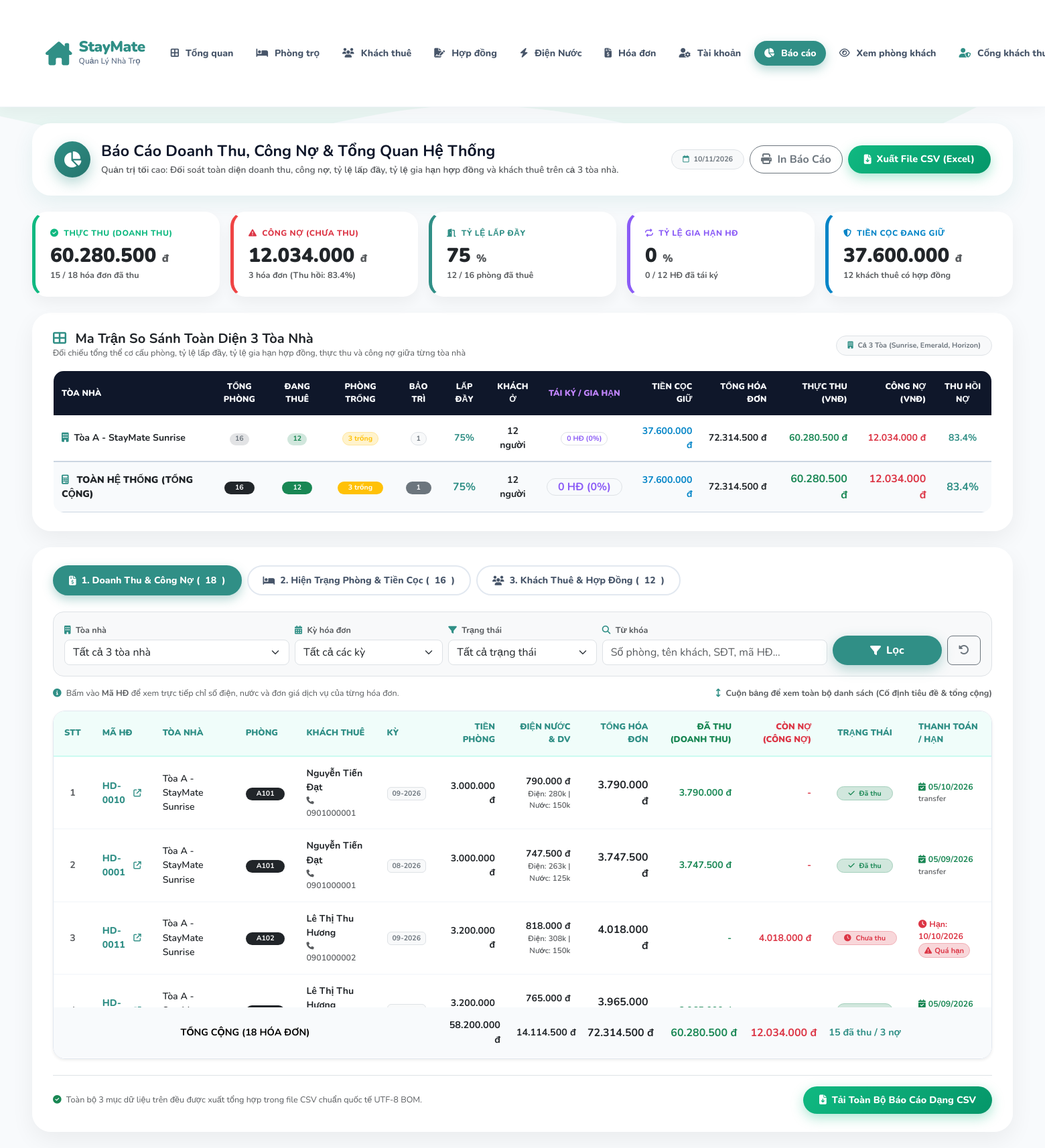
Page /index.php?route=reports_csv (signed in) on the committed database.
### tables this page shows
CREATE TABLE `invoices` (
  `id` int NOT NULL AUTO_INCREMENT,
  `room_id` int NOT NULL,
  `contract_id` int NOT NULL,
  `month_year` varchar(7) NOT NULL,
  `room_price` decimal(10,2) DEFAULT '0.00',
  `electric_amount` decimal(10,2) DEFAULT '0.00',
  `water_amount` decimal(10,2) DEFAULT '0.00',
  `service_fee` decimal(10,2) DEFAULT '0.00',
  `total_amount` decimal(10,2) NOT NULL,
  `status` enum('unpaid','paid') DEFAULT 'unpaid',
  `due_date` date DEFAULT NULL,
  `paid_at` datetime DEFAULT NULL,
  `payment_method` varchar(20) DEFAULT NULL,
  `payment_note` varchar(255) DEFAULT NULL,
  `created_at` timestamp NULL DEFAULT CURRENT_TIMESTAMP,
  PRIMARY KEY (`id`),
  UNIQUE KEY `unique_invoice_month` (`room_id`,`month_year`),
  KEY `idx_invoices_contract` (`contract_id`),
  CONSTRAINT `fk_invoices_contract` FOREIGN KEY (`contract_id`) REFERENCES `contracts` (`id`),
  CONSTRAINT `fk_invoices_room` FOREIGN KEY (`room_id`) REFERENCES `rooms` (`id`)
);

CREATE TABLE `buildings` (
  `id` int NOT NULL AUTO_INCREMENT,
  `name` varchar(100) NOT NULL,
  `address` varchar(255) NOT NULL,
  `manager_id` int DEFAULT NULL,
  `created_at` timestamp NULL DEFAULT CURRENT_TIMESTAMP,
  PRIMARY KEY (`id`)
);

CREATE TABLE `rooms` (
  `id` int NOT NULL AUTO_INCREMENT,
  `building_id` int DEFAULT NULL,
  `room_number` varchar(20) NOT NULL,
  `price` decimal(10,2) NOT NULL,
  `status` varchar(20) DEFAULT 'available',
  `description` text,
  `created_at` timestamp NULL DEFAULT CURRENT_TIMESTAMP,
  PRIMARY KEY (`id`),
  UNIQUE KEY `room_number` (`room_number`),
  KEY `idx_rooms_building` (`building_id`),
  CONSTRAINT `fk_rooms_building` FOREIGN KEY (`building_id`) REFERENCES `buildings` (`id`) ON DELETE SET NULL
);

CREATE TABLE `users` (
  `id` int NOT NULL AUTO_INCREMENT,
  `username` varchar(50) NOT NULL,
  `password` varchar(255) NOT NULL,
  `full_name` varchar(100) NOT NULL,
  `phone` varchar(20) NOT NULL,
  `cccd` varchar(20) DEFAULT NULL,
  `birthday` date DEFAULT NULL,
  `gender` varchar(10) DEFAULT 'Nam',
  `email` varchar(100) NOT NULL,
  `occupation` varchar(100) DEFAULT NULL,
  `hometown` varchar(255) DEFAULT NULL,
  `emergency_contact` varchar(100) DEFAULT NULL,
  `status` varchar(50) DEFAULT 'Đang thuê',
  `roommate_name` varchar(100) DEFAULT NULL,
  `roommate_phone` varchar(20) DEFAULT NULL,
  `role` enum('admin','landlord','tenant','manager') NOT NULL DEFAULT 'tenant',
  `preferred_room_id` int DEFAULT NULL,
  `created_at` timestamp NULL DEFAULT CURRENT_TIMESTAMP,
  PRIMARY KEY (`id`),
  UNIQUE KEY `username` (`username`),
  UNIQUE KEY `email` (`email`)
);

### app/views/reports/csv.php (the view, shortened to what the rows shown need)
<!DOCTYPE html>
<html lang="vi">
<head>
    <link href="https://cdn.jsdelivr.net/npm/bootstrap@5.3.0/dist/css/bootstrap.min.css" rel="stylesheet">
    <link rel="stylesheet" href="https://cdnjs.cloudflare.com/ajax/libs/font-awesome/6.4.0/css/all.min.css">
</head>
<body>
    <div class="container-fluid px-3 px-xl-5 py-4">
        <div class="section-box mb-4">
            <div class="table-responsive">
                <table class="table matrix-table align-middle text-center mb-0 border rounded-4 overflow-hidden">
                    <thead>
                        <tr>
                            <th class="text-start" style="min-width: 200px;">Tòa Nhà</th>
                            <th>Tổng Phòng</th>
                            <th>Đang Thuê</th>
                            <th>Phòng Trống</th>
                            <th>Bảo Trì</th>
                            <th>Lấp Đầy</th>
                            <th>Khách Ở</th>
                            <th class="text-center" style="color: #c084fc;">Tái Ký / Gia Hạn</th>
                            <th class="text-end">Tiền Cọc Giữ</th>
                            <th class="text-end">Tổng Hóa Đơn</th>
                            <th class="text-end">Thực Thu (VNĐ)</th>
                            <th class="text-end">Công Nợ (VNĐ)</th>
                            <th class="text-center">Thu Hồi Nợ</th>
                        </tr>
                    </thead>
                </table>
            </div>
        </div>
        <div class="section-box">
            <div class="tab-content" id="reportTabsContent">
                <div class="tab-pane fade show active" id="tabInvoices" role="tabpanel" style="display: block;">
                    <div class="table-responsive table-scroll-container shadow-sm mb-3">
                        <table class="table table-hover table-custom align-middle mb-0" id="invoicesReportTable">
                            <thead>
                                <tr>
                                    <th class="text-center" style="width: 50px;">STT</th>
                                    <th>Mã HĐ</th>
                                    <th>Tòa Nhà</th>
                                    <th>Phòng</th>
                                    <th>Khách Thuê</th>
                                    <th>Kỳ</th>
                                    <th class="text-end">Tiền Phòng</th>
                                    <th class="text-end">Điện Nước & DV</th>
                                    <th class="text-end">Tổng Hóa Đơn</th>
                                    <th class="text-end text-success">Đã Thu (Doanh Thu)</th>
                                    <th class="text-end text-danger">Còn Nợ (Công Nợ)</th>
                                    <th class="text-center">Trạng Thái</th>
                                    <th>Thanh Toán / Hạn</th>
                                </tr>
                            </thead>
                            <tbody>
                                <?php if (!empty($invoiceRows)): ?>
                                    <?php
                                    $idx = 1;
                                    foreach ($invoiceRows as $r):
                                        $isPaid = $r['status'] === 'paid';
                                        $paid = $isPaid ? (float)$r['total_amount'] : 0;
                                        $debt = !$isPaid ? (float)$r['total_amount'] : 0;
                                        $roomPrice = (float)$r['computed_room'];
                                        $serviceTotal = (float)$r['computed_util'];
                                        $dueDate = $r['due_date'];
                                        $isOverdue = !$isPaid && ($dueDate < date('Y-m-d'));
                                        $bldName = $r['building_name'] ?? ('Tòa ' . substr($r['room_number'], 0, 1));
                                        $bldCode = substr($r['room_number'], 0, 1);
                                    ?>
                                        <tr class="invoice-row"
                                            data-building="<?= htmlspecialchars($bldName) ?>"
                                            data-building-code="<?= htmlspecialchars($bldCode) ?>"
                                            data-month="<?= htmlspecialchars($r['month_year']) ?>"
                                            data-status="<?= $r['status'] ?>"
                                            data-amount="<?= (float)$r['total_amount'] ?>"
                                            data-room-price="<?= (float)$roomPrice ?>"
                                            data-util-price="<?= (float)$serviceTotal ?>"
                                            data-paid="<?= $paid ?>"
                                            data-debt="<?= $debt ?>"
                                            data-keyword="<?= strtolower($r['room_number'] . ' ' . ($r['tenant_name'] ?? '') . ' ' . ($r['tenant_phone'] ?? '') . ' hd-' . str_pad((string)$r['id'], 4, '0', STR_PAD_LEFT) . ' ' . $bldName) ?>">
                                            <td class="text-center text-muted fw-bold inv-stt"><?= $idx++ ?></td>
                                            <td>
                                                <a href="index.php?route=invoices/detail&id=<?= $r['id'] ?>" target="_blank" class="invoice-link" title="Xem chi tiết tiền phòng, điện nước & dịch vụ">
                                                    HD-<?= str_pad((string)$r['id'], 4, '0', STR_PAD_LEFT) ?>
                                                    <i class="fa-solid fa-arrow-up-right-from-square" style="font-size: 0.72rem;"></i>
                                                </a>
                                            </td>
                                            <td><?= htmlspecialchars($bldName) ?></td>
                                            <td><span class="badge bg-dark rounded-pill px-3 py-1"><?= htmlspecialchars($r['room_number']) ?></span></td>
                                            <td>
                                                <div class="fw-bold text-dark"><?= htmlspecialchars($r['tenant_name'] ?? 'Khách vãng lai') ?></div>
                                                <?php if (!empty($r['tenant_phone'])): ?>
                                                    <div class="small text-muted"><i class="fa-solid fa-phone me-1" style="font-size: 0.7rem;"></i><?= htmlspecialchars($r['tenant_phone']) ?></div>
                                                <?php endif; ?>
                                            </td>
                                            <td><span class="badge bg-light text-secondary border"><?= htmlspecialchars($r['month_year']) ?></span></td>
                                            <td class="text-end fw-bold text-dark"><?= number_format($roomPrice, 0, ',', '.') ?> đ</td>
                                            <td class="text-end">
                                                <div class="fw-bold text-dark"><?= number_format($serviceTotal, 0, ',', '.') ?> đ</div>
                                                <div class="text-muted" style="font-size: 0.72rem;" title="Điện: <?= number_format((float)$r['electric_amount'], 0, ',', '.') ?> đ | Nước: <?= number_format((float)$r['water_amount'], 0, ',', '.') ?> đ | DV: <?= number_format((float)$r['service_fee'], 0, ',', '.') ?> đ">
                                                    Điện: <?= number_format((float)$r['electric_amount'] / 1000, 0) ?>k | Nước: <?= number_format((float)$r['water_amount'] / 1000, 0) ?>k
                                                </div>
                                            </td>
                                            <td class="text-end fw-bold fs-6"><?= number_format((float)$r['total_amount'], 0, ',', '.') ?> đ</td>
                                            <td class="text-end fw-bold text-success">
                                                <?= $isPaid ? (number_format($paid, 0, ',', '.') . ' đ') : '-' ?>
                                            </td>
                                            <td class="text-end fw-bold text-danger">
                                                <?= !$isPaid ? (number_format($debt, 0, ',', '.') . ' đ') : '-' ?>
                                            </td>
                                            <td class="text-center">
                                                <?php if ($isPaid): ?>
                                                    <span class="badge bg-success-subtle text-success border border-success-subtle rounded-pill px-3 py-1 fw-bold">
                                                        <i class="fa-solid fa-check me-1"></i> Đã thu
                                                    </span>
                                                <?php else: ?>
                                                    <span class="badge bg-danger-subtle text-danger border border-danger-subtle rounded-pill px-3 py-1 fw-bold">
                                                        <i class="fa-solid fa-clock me-1"></i> Chưa thu
                                                    </span>
                                                <?php endif; ?>
                                            </td>
                                            <td>
                                                <?php if ($isPaid): ?>
                                                    <div class="text-success fw-bold small">
                                                        <i class="fa-solid fa-calendar-check me-1"></i><?= !empty($r['paid_at']) ? date('d/m/Y', strtotime($r['paid_at'])) : date('d/m/Y', strtotime($r['due_date'])) ?>
                                                    </div>
                                                    <div class="text-muted" style="font-size: 0.72rem;"><?= htmlspecialchars($r['payment_method'] ?? 'Chuyển khoản') ?></div>
                                                <?php else: ?>
                                                    <div class="text-danger fw-bold small">
                                                        <i class="fa-solid fa-clock me-1"></i>Hạn: <?= date('d/m/Y', strtotime($dueDate)) ?>
                                                    </div>
                                                    <?php if ($isOverdue): ?>
                                                        <span class="badge bg-danger-subtle text-danger border border-danger-subtle rounded-pill px-2" style="font-size: 0.7rem;">
                                                            <i class="fa-solid fa-triangle-exclamation me-1"></i>Quá hạn
                                                        </span>
                                                    <?php else: ?>
                                                        <span class="badge bg-warning-subtle text-warning-emphasis border border-warning-subtle rounded-pill px-2" style="font-size: 0.7rem;">
                                                            Chờ thu
                                                        </span>
                                                    <?php endif; ?>
                                                <?php endif; ?>
                                            </td>
                                        </tr>
                                    <?php endforeach; ?>
                                <?php endif; ?>
                            </tbody>
                        </table>
                    </div>
                </div>
            </div>
        </div>
    </div>
</body>
</html>

### rows in the picture
invoices: id "0010", buildings.name "Tòa A - StayMate Sunrise", room.room_number "A101", users.full_name "Nguyễn Tiến Đạt", users.phone "0901000001", month_year "09-2026", roomPrice "3.000.000", serviceTotal "790.000", (float)$r['electric_amount']/1000 "280", (float)$r['water_amount']/1000 "150", total_amount "3.790.000", paid "3.790.000", shows "Đã thu", paid_at "05/10/2026", payment_method "transfer"
invoices: id "0001", buildings.name "Tòa A - StayMate Sunrise", room.room_number "A101", users.full_name "Nguyễn Tiến Đạt", users.phone "0901000001", month_year "08-2026", roomPrice "3.000.000", serviceTotal "747.500", (float)$r['electric_amount']/1000 "263", (float)$r['water_amount']/1000 "125", total_amount "3.747.500", paid "3.747.500", shows "Đã thu", paid_at "05/09/2026", payment_method "transfer"
invoices: id "0011", buildings.name "Tòa A - StayMate Sunrise", room.room_number "A102", users.full_name "Lê Thị Thu Hương", users.phone "0901000002", month_year "09-2026", roomPrice "3.200.000", serviceTotal "818.000", (float)$r['electric_amount']/1000 "308", (float)$r['water_amount']/1000 "150", total_amount "4.018.000", debt "4.018.000", shows "Chưa thu", due_date "10/10/2026", shows "Quá hạn"
invoices: buildings.name "Tòa A -…", users.full_name "Lê Thị Thu Hương", roomPrice "3.200.000", serviceTotal "765.000", total_amount "3.965.000", paid_at "05/09/2026"

### other values in the picture
$pageTitle "Báo Cáo Doanh Thu, Công Nợ & Tổng Quan Hệ Thống"
$systemSummary['paid_amount'] "60.280.500"
$systemSummary['paid_count'] "15"
$systemSummary['total_invoices'] "18"
$systemSummary['unpaid_amount'] "12.034.000"
$systemSummary['unpaid_count'] "3"
$systemSummary['collection_rate'] "83.4"
$systemSummary['occupancy_rate'] "75"
$systemSummary['rented_rooms'] "12"
$systemSummary['total_rooms'] "16"
$systemSummary['renewal_rate'] "0"
$systemSummary['renewed_count'] "0"
$systemSummary['tenant_count'] "12"
$systemSummary['deposit_held'] "37.600.000"
$m['name'] "Tòa A - StayMate Sunrise"
